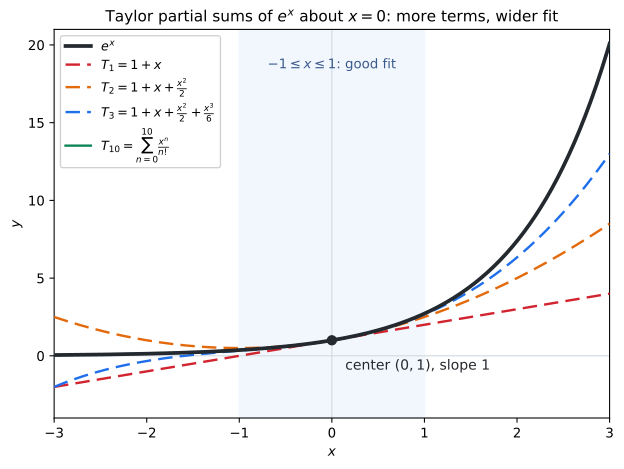

The Python source for this figure:
#!/usr/bin/env python3
"""Static figure for 09강 3기 6강 — building the Taylor series of e^x by peeling
off terms one degree at a time (lecture §1).

Overlay e^x with its Taylor partial sums about x = 0:
    T1 = 1 + x
    T2 = 1 + x + x^2/2
    T3 = 1 + x + x^2/2 + x^3/6
    T10 = sum_{n=0}^{10} x^n/n!
Each extra term hugs e^x over a WIDER window around the center, yet every finite
polynomial eventually peels away far from 0 — exactly the note's point that more
terms widen the good range but a finite degree always diverges in the end.

Reproduce:
  uv run --with matplotlib --with numpy python taylor-exp-approximation-03-season-06-01.py
"""
from pathlib import Path
from math import factorial
import numpy as np
import matplotlib.pyplot as plt

OUT = Path(__file__).with_suffix(".svg")


def taylor(x, deg):
    return sum(x**n / factorial(n) for n in range(deg + 1))


x = np.linspace(-3.0, 3.0, 800)
exact = np.exp(x)

fig, ax = plt.subplots(figsize=(6.6, 5.0))

# e^x itself (thick reference curve)
ax.plot(x, exact, color="#24292f", lw=2.8, label=r"$e^x$", zorder=6)

# partial sums, lighter -> they fan away from e^x as degree drops
curves = [
    (1, "#d1242f", r"$T_1=1+x$"),
    (2, "#e3690b", r"$T_2=1+x+\frac{x^2}{2}$"),
    (3, "#1f6feb", r"$T_3=1+x+\frac{x^2}{2}+\frac{x^3}{6}$"),
    (10, "#0b8457", r"$T_{10}=\sum_{n=0}^{10}\frac{x^n}{n!}$"),
]
for deg, color, lbl in curves:
    ax.plot(x, taylor(x, deg), color=color, lw=1.8,
            ls=(0, (6, 3)) if deg < 10 else "-", label=lbl, zorder=4)

# the expansion center (0, 1): all partial sums pass through it and match slope 1
ax.scatter([0], [1], s=45, color="#24292f", zorder=7)
ax.annotate(r"center $(0,1)$, slope $1$", (0, 1), textcoords="offset points",
            xytext=(10, -22), fontsize=10.5, color="#24292f")

# shade the window where even T3 stays close (|x| <= 1, the note's -1<=x<=1)
ax.axvspan(-1, 1, color="#1f6feb", alpha=0.06, zorder=0)
ax.text(0, 18.5, r"$-1\leq x\leq 1$: good fit", ha="center", fontsize=10,
        color="#3a5a8c")

ax.set_xlim(-3.0, 3.0)
ax.set_ylim(-4.0, 21.0)
ax.axhline(0, color="#d0d7de", lw=0.8, zorder=0)
ax.axvline(0, color="#d0d7de", lw=0.8, zorder=0)
ax.set_xlabel(r"$x$")
ax.set_ylabel(r"$y$")
ax.set_title(r"Taylor partial sums of $e^x$ about $x=0$: more terms, wider fit",
             fontsize=11.5)
ax.legend(loc="upper left", fontsize=9.5, framealpha=0.9)
fig.tight_layout()
fig.savefig(OUT, format="svg", bbox_inches="tight")
print(f"wrote {OUT}")

# sanity checks: partial sums match e^x increasingly well near 0, diverge far out
for xv in (0.0, 0.5, 1.0, 2.5):
    print(f"x={xv:>4}: e^x={np.exp(xv):8.4f}  "
          f"T1={taylor(xv,1):8.4f}  T2={taylor(xv,2):8.4f}  "
          f"T3={taylor(xv,3):8.4f}  T10={taylor(xv,10):8.4f}")
